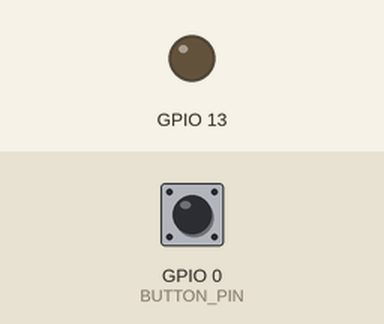
Recording of a sketch running on a simulated ESP32. Parts: output pins drawn as LEDs (lit = HIGH). Dashed ring = blinking. The inputs (shaded band) are chosen by the test bench; at power-on: GPIO 0 (BUTTON_PIN) HIGH. What the sketch prints to the serial monitor is not drawn.

Above: at 2.7 s.
2.8 s: GPIO 0 (BUTTON_PIN) pulled LOW for 0.15 s
5.9 s: GPIO 0 (BUTTON_PIN) pulled LOW for 1 s
9.9 s: GPIO 0 (BUTTON_PIN) driven LOW
At 23.64 s:
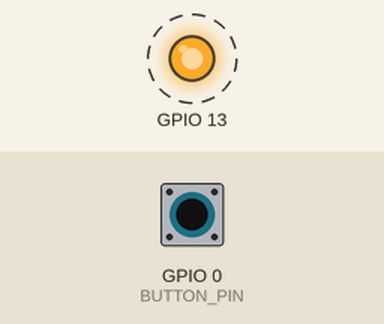
Timing chart, 0 to 25.5 s (numbered marks = the images above; inputs shaded):
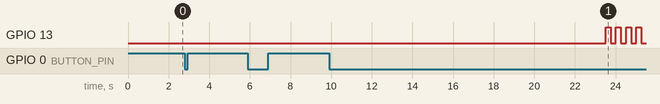

The sketch:

led_finder.ino
```cpp
// LED 핀 탐색용 일회성 스케치. 후보 핀을 2초씩 깜빡이고, 그동안 BOOT 를 누르면 현재 핀을 시리얼로 보고한다.
// 빌드: USB-OTG + CDC On Boot (firmware/tools/upload.sh led_finder). 결과 확인 후 clipkey_bridge 를 다시 올린다.
#include <Arduino.h>

constexpr uint8_t BUTTON_PIN = 0;
// USB(19/20), UART(43/44), 스트랩(3/45/46) 제외. 48 은 단순 GPIO 와 WS2812 두 방식으로 시험한다.
constexpr int CANDIDATES[] = {48, 21, 2, 8, 10, 13, 47, 38, 39, 40, 41, 42, 1, 4, 5, 6, 7, 9, 11, 12, 14, 15, 16, 17, 18};
constexpr uint32_t PHASE_MS = 2000;

enum class Mode { GPIO_HIGH, GPIO_LOW, WS2812 };

struct Phase { int pin; Mode mode; };
Phase phases[sizeof(CANDIDATES) / sizeof(CANDIDATES[0]) * 2 + 1];
size_t phaseCount = 0, current = 0;
uint32_t phaseStart = 0;
bool reported = false;

const char* name(Mode m) { return m == Mode::GPIO_HIGH ? "HIGH=켜짐" : m == Mode::GPIO_LOW ? "LOW=켜짐" : "WS2812"; }

void apply(const Phase& p, bool on) {
  if (p.mode == Mode::WS2812) { rgbLedWrite(p.pin, on ? 0 : 0, 0, on ? 64 : 0); return; }
  pinMode(p.pin, OUTPUT);
  digitalWrite(p.pin, (p.mode == Mode::GPIO_HIGH) == on ? HIGH : LOW);
}

void release(const Phase& p) {
  if (p.mode == Mode::WS2812) { rgbLedWrite(p.pin, 0, 0, 0); }
  pinMode(p.pin, INPUT);
}

void setup() {
  Serial.begin(115200);
  pinMode(BUTTON_PIN, INPUT_PULLUP);
  phases[phaseCount++] = {48, Mode::WS2812};
  for (int pin : CANDIDATES) { phases[phaseCount++] = {pin, Mode::GPIO_HIGH}; phases[phaseCount++] = {pin, Mode::GPIO_LOW}; }
  delay(1500);
  Serial.println("[led] 파란 LED 가 깜빡일 때 BOOT 를 누르세요");
  phaseStart = millis();
}

void loop() {
  const Phase& p = phases[current];
  const uint32_t t = millis() - phaseStart;
  apply(p, (t / 250) % 2 == 0);  // 250ms 간격 깜빡임
  if (!reported && digitalRead(BUTTON_PIN) == LOW) {
    reported = true;
    Serial.printf("[led] RESULT pin=%d mode=%s\n", p.pin, name(p.mode));
  }
  if (t >= PHASE_MS) {
    release(p);
    current = (current + 1) % phaseCount;
    phaseStart = millis();
    reported = false;
    Serial.printf("[led] phase %u/%u pin=%d %s\n", (unsigned)current + 1, (unsigned)phaseCount, phases[current].pin, name(phases[current].mode));
  }
  delay(5);
}
```
